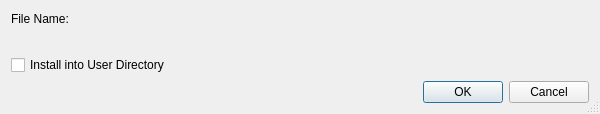
<?xml version="1.0" encoding="UTF-8"?>
<ui version="4.0">
 <class>PipFileSelectionDialog</class>
 <widget class="QDialog" name="PipFileSelectionDialog">
  <property name="geometry">
   <rect>
    <x>0</x>
    <y>0</y>
    <width>600</width>
    <height>114</height>
   </rect>
  </property>
  <property name="windowTitle">
   <string>Select File</string>
  </property>
  <property name="sizeGripEnabled">
   <bool>true</bool>
  </property>
  <layout class="QVBoxLayout" name="verticalLayout">
   <item>
    <widget class="QLabel" name="fileLabel">
     <property name="text">
      <string>File Name:</string>
     </property>
    </widget>
   </item>
   <item>
    <widget class="EricPathPicker" name="filePicker" native="true">
     <property name="focusPolicy">
      <enum>Qt::StrongFocus</enum>
     </property>
    </widget>
   </item>
   <item>
    <widget class="QCheckBox" name="userCheckBox">
     <property name="toolTip">
      <string>Select to install to the Python user install directory</string>
     </property>
     <property name="text">
      <string>Install into User Directory</string>
     </property>
    </widget>
   </item>
   <item>
    <widget class="QDialogButtonBox" name="buttonBox">
     <property name="orientation">
      <enum>Qt::Horizontal</enum>
     </property>
     <property name="standardButtons">
      <set>QDialogButtonBox::Cancel|QDialogButtonBox::Ok</set>
     </property>
    </widget>
   </item>
  </layout>
 </widget>
 <customwidgets>
  <customwidget>
   <class>EricPathPicker</class>
   <extends>QWidget</extends>
   <header>EricWidgets/EricPathPicker.h</header>
   <container>1</container>
  </customwidget>
 </customwidgets>
 <resources/>
 <connections>
  <connection>
   <sender>buttonBox</sender>
   <signal>accepted()</signal>
   <receiver>PipFileSelectionDialog</receiver>
   <slot>accept()</slot>
   <hints>
    <hint type="sourcelabel">
     <x>248</x>
     <y>254</y>
    </hint>
    <hint type="destinationlabel">
     <x>157</x>
     <y>274</y>
    </hint>
   </hints>
  </connection>
  <connection>
   <sender>buttonBox</sender>
   <signal>rejected()</signal>
   <receiver>PipFileSelectionDialog</receiver>
   <slot>reject()</slot>
   <hints>
    <hint type="sourcelabel">
     <x>316</x>
     <y>260</y>
    </hint>
    <hint type="destinationlabel">
     <x>286</x>
     <y>274</y>
    </hint>
   </hints>
  </connection>
 </connections>
</ui>
